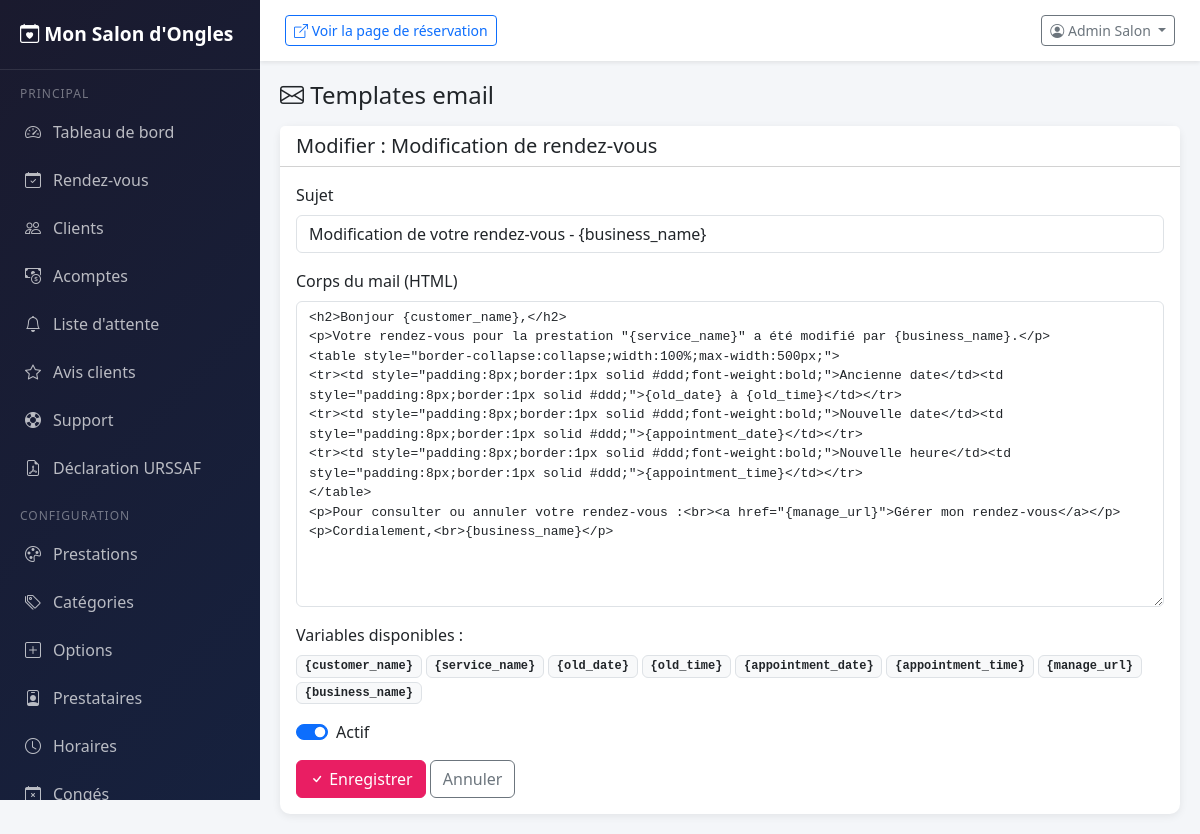
Screenshot of /admin/index.php?page=email-templates&edit=8 (signed in) with the database file from the repository.
### tables this page shows
CREATE TABLE IF NOT EXISTS `ab_email_templates` (
  `id` INT UNSIGNED AUTO_INCREMENT PRIMARY KEY,
  `slug` VARCHAR(100) NOT NULL UNIQUE,
  `name` VARCHAR(200) NOT NULL,
  `subject` VARCHAR(255) NOT NULL,
  `body` TEXT NOT NULL,
  `variables` TEXT COMMENT 'Variables disponibles (JSON)',
  `is_active` TINYINT(1) DEFAULT 1,
  `updated_at` DATETIME DEFAULT CURRENT_TIMESTAMP ON UPDATE CURRENT_TIMESTAMP
);

### admin/index.php (called while the page is built, shortened)
<?php
require_once __DIR__ . '/../core/App.php';
$page = $_GET['page'] ?? 'dashboard';
$pageFile = __DIR__ . '/pages/' . $page . '.php';
if (file_exists($pageFile)) {
    if ($page === 'login') {
        require $pageFile;
    } else {
        require __DIR__ . '/layout.php';
    }
} else {
    http_response_code(404);
    echo 'Page non trouvée';
}

### core/Database.php (called while the page is built, shortened)
<?php
class Database {
    private static ?Database $instance = null;
    private PDO $pdo;
    private function __construct() {
        $dsn = 'mysql:host=' . AB_DB_HOST . ';dbname=' . AB_DB_NAME . ';charset=' . AB_DB_CHARSET;
        $this->pdo = new PDO($dsn, AB_DB_USER, AB_DB_PASS, [
            PDO::ATTR_ERRMODE => PDO::ERRMODE_EXCEPTION,
            PDO::ATTR_DEFAULT_FETCH_MODE => PDO::FETCH_ASSOC,
            PDO::ATTR_EMULATE_PREPARES => false,
        ]);
        $this->pdo->exec("SET time_zone = '+00:00'");
    }
    public static function getInstance(): self {
        if (self::$instance === null) {
            self::$instance = new self();
        }
        return self::$instance;
    }
    public function query(string $sql, array $params = []): PDOStatement {
        $stmt = $this->pdo->prepare($sql);
        $stmt->execute($params);
        return $stmt;
    }
    public function fetchOne(string $sql, array $params = []): ?array {
        $result = $this->query($sql, $params)->fetch();
        return $result ?: null;
    }
}

### core/App.php (called while the page is built, shortened)
<?php
require_once __DIR__ . '/Database.php';
function ab_url(string $path = ''): string {
    static $baseUrl = null;
    if ($baseUrl === null) {
        if (defined('AB_BASE_URL') && AB_BASE_URL !== '' && AB_BASE_URL !== 'http://localhost/ABAppointments') {
            $baseUrl = rtrim(AB_BASE_URL, '/');
        } elseif (isset($_SERVER['HTTP_HOST'])) {
            $scheme = (!empty($_SERVER['HTTPS']) && $_SERVER['HTTPS'] !== 'off') ? 'https' : 'http';
            $scriptDir = dirname($_SERVER['SCRIPT_NAME']);
            if (preg_match('#/(public|admin|api)$#', $scriptDir)) {
                $scriptDir = dirname($scriptDir);
            }
            $baseUrl = $scheme . '://' . $_SERVER['HTTP_HOST'] . rtrim($scriptDir, '/');
        } else {
            $baseUrl = rtrim(AB_BASE_URL, '/');
        }
    }
    return $baseUrl . '/' . ltrim($path, '/');
}
function ab_escape(string $str): string {
    return htmlspecialchars($str, ENT_QUOTES, 'UTF-8');
}

### admin/pages/email-templates.php (the view, shortened to what this page needs)
<?php
$db = Database::getInstance();
$editTemplate = isset($_GET['edit']) ? $db->fetchOne("SELECT * FROM ab_email_templates WHERE id = ?", [(int)$_GET['edit']]) : null;
?>
<h4 class="mb-3"><i class="bi bi-envelope"></i> Templates email</h4>
<?php if ($editTemplate): ?>
<div class="card">
    <div class="card-header bg-white"><h5 class="mb-0">Modifier : <?= ab_escape($editTemplate['name']) ?></h5></div>
    <div class="card-body">
        <form method="POST">
            <div class="mb-3">
                <label class="form-label">Sujet</label>
                <input type="text" name="subject" class="form-control" value="<?= ab_escape($editTemplate['subject']) ?>">
            </div>
            <div class="mb-3">
                <label class="form-label">Corps du mail (HTML)</label>
                <textarea name="body" class="form-control" rows="15" style="font-family:monospace;font-size:13px;"><?= ab_escape($editTemplate['body']) ?></textarea>
            </div>
            <div class="mb-3">
                <label class="form-label">Variables disponibles :</label>
                <div class="d-flex flex-wrap gap-1">
                    <?php foreach (json_decode($editTemplate['variables'] ?? '[]', true) as $v): ?>
                    <code class="badge bg-light text-dark border">{<?= $v ?>}</code>
                    <?php endforeach; ?>
                </div>
            </div>
            <div class="form-check form-switch mb-3">
                <input type="checkbox" name="is_active" class="form-check-input" <?= $editTemplate['is_active'] ? 'checked' : '' ?>>
                <label class="form-check-label">Actif</label>
            </div>
            <button type="submit" class="btn btn-primary"><i class="bi bi-check"></i> Enregistrer</button>
            <a href="<?= ab_url('admin/index.php?page=email-templates') ?>" class="btn btn-outline-secondary">Annuler</a>
        </form>
    </div>
</div>
<?php endif; ?>

### rows the page displays
ab_email_templates: name "Modification de rendez-vous", subject "Modification de votre rendez-vous - {business_name}", body "<h2>Bonjour {customer_name},</h2> <p>Votre rendez-vous pour la prestation \"{service_name}\" a été modifié par {business_name}.</p> <table style=\"border-collapse:collapse;width:100%;max-width:500px;\"> <tr><td style=\"padding:8px;border:1px solid #ddd;font-weight:bold;\">Ancienne date</td><td style=\"padding:8px;border:1px solid #ddd;\">{old_date} à {old_time}</td></tr> <tr><td style=\"padding:8px;border:1px solid #ddd;font-weight:bold;\">Nouvelle date</td><td style=\"padding:8px;border:1px solid #ddd;\">{appointment_date}</td></tr> <tr><td style=\"padding:8px;border:1px solid #ddd;font-weight:bold;\">Nouvelle heure</td><td style=\"padding:8px;border:1px solid #ddd;\">{appointment_time}</td></tr> </table>…", variables "customer_name", variables "service_name", variables "old_date", variables "old_time", variables "appointment_date", variables "appointment_time", variables "manage_url", variables "business_name", is_active "☑"

### other values shown
ab_escape(ab_setting('business_name', 'ABAppointments')) "Mon Salon d'Ongles"
ab_escape($userName) "Admin Salon"
